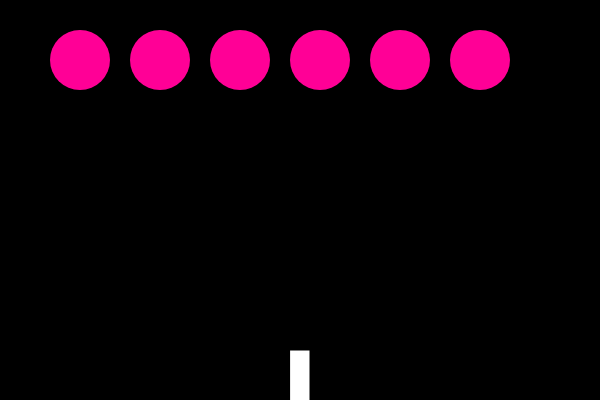
Frame 1 (no input)
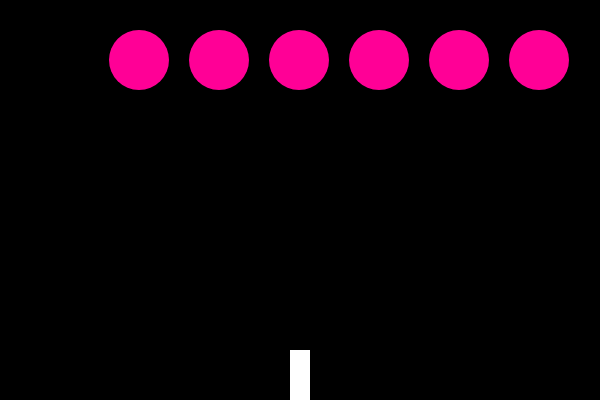
Frame 60 (no input)
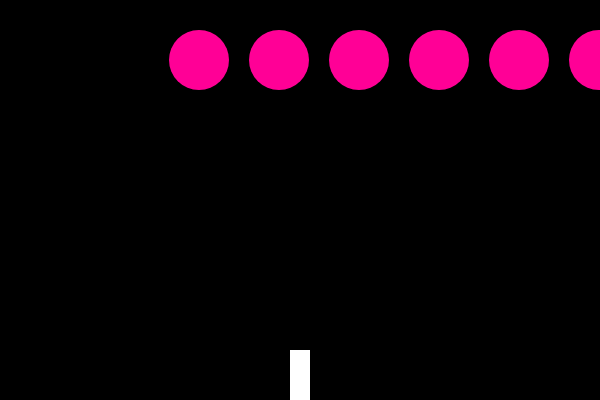
Frame 120 (the mouse pressed at the canvas centre since frame 60)

The p5.js sketch that drew these frames (run headless with seeded random() and noise() and a simulated clock; from frame 60 on, the mouse is pressed at the canvas centre):

// p5.js sketch
// ── sketch.js
var ship;
var flowers = [];
var drops = [];

function setup() {
  createCanvas(600, 400);
  ship = new Ship();
  for(var i=0; i<6; i++) {
    flowers[i] = new Flower(i*80+80, 60);
  }  
}

function draw() {
  background(0);
  ship.show();
  ship.move();
  
  for(var i=0; i<drops.length; i++)   {
    drops[i].show();
    drops[i].move();
    for(var k=0; k<flowers.length; k++) {
      if(drops[i].hits(flowers[k]))
      {
        flowers[k].grow();
        drops[i].evaporate();
      }
    }
  }
  var edge = false;
  for(var j=0; j<flowers.length; j++) {
    flowers[j].show();
    flowers[j].move();
    if(flowers[j].x > width || flowers[j].x < 0) {
      edge = true;
    }
  }
  
  if(edge) {
    for(var m=0; m<flowers.length; m++) {
      flowers[m].shiftDown();
    }
  }
  
  for(var l=drops.length-1; l>=0; l--)   
  {
      if(drops[l].toDelete) {
      drops.splice(l, 1);
    }
  }

}

function keyPressed() {
  if(key === ' ') {
    var drop = new Drop(ship.x, height-60);
    drops.push(drop);
  }
  
  if(keyCode === RIGHT_ARROW) {
    ship.setDir(1);
  } else if(keyCode === LEFT_ARROW) {
    ship.setDir(-1);
  }
}

function keyReleased() {
  if(key !== ' ') {
    ship.setDir(0);
  }
  
}
// ── Ship.js
function Ship() {
  this.x = width/2;
  this.xdir = 0;
  
  this.show = function() {
    fill(255);
    rectMode(CENTER);
    rect(this.x, height-20, 20, 60);
  }
  
  this.setDir = function(dir) {
    this.xdir = dir;
  }
  
  this.move = function() {
    this.x += this.xdir*5;
  }
}
// ── drop.js
function Drop(x, y) {
  this.x = x;
  this.y = y;
  this.r = 8;
  this.toDelete = false;
  
  this.show = function() {
    noStroke();
    fill(150, 0, 200);
    ellipse(this.x, this.y, this.r*2, this.r*2);
  }
  
  this.move = function(dir) {
    this.y -= 5;
  }
  
  this.hits = function(flower) {
    var d = dist(this.x, this.y, flower.x, flower.y);
    if(d < this.r + flower.r) {
      return true;
    } else {
      return false;
    }
  }
  
  this.evaporate = function() {
    this.toDelete = true;
  }
}
// ── flower.js
function Flower(x, y) {
  this.x = x;
  this.y = y;
  this.r = 30;
  this.xdir = 1;
  this.ydir = 0;
  
  this.show = function() {
    noStroke();
    fill(255, 0, 150);
    ellipse(this.x, this.y, this.r*2, this.r*2);
  }
  
  this.move = function() {
    this.x += this.xdir;
    this.y += this.ydir;
  }
  
  this.grow = function() {
    this.r += 2;
  }
  
  this.shiftDown = function() {
    this.xdir *= -1;
    this.y += this.r;
  }
}
